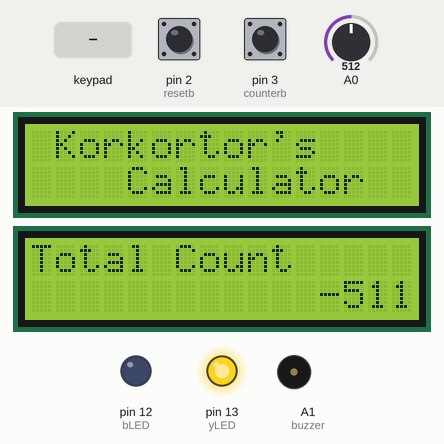
Recording of a sketch running on a simulated Arduino Uno, built with avr-gcc and run on an emulated ATmega328P. Parts: 2 × 16×2 character LCD, output pins drawn as LEDs (lit = HIGH), buzzer (waves = sounding, pin HIGH). Inputs (shaded band) come from the test bench; at power-on: pin 2 (resetb) HIGH, A0 = 512, pin 3 (counterb) HIGH. EEPROM starts erased; what the sketch prints to the serial monitor is not drawn.

Above: at 1.3 s.
1.4 s: keypad keys 1 1 1 0 9 8 * pressed 0.4 s apart
At 4.4 s:
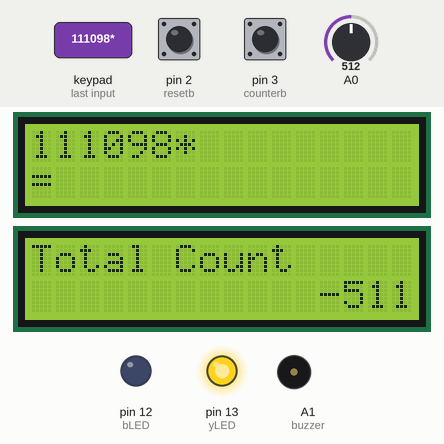
5.7 s: key '+' pressed
7.2 s: key '=' pressed
At 7.9 s:
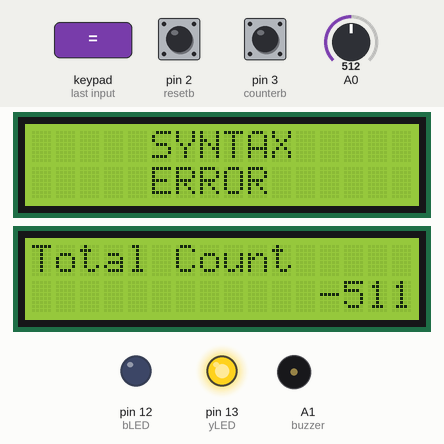
8.7 s: keypad keys 8 / 2 = pressed 0.4 s apart
At 10.2 s:
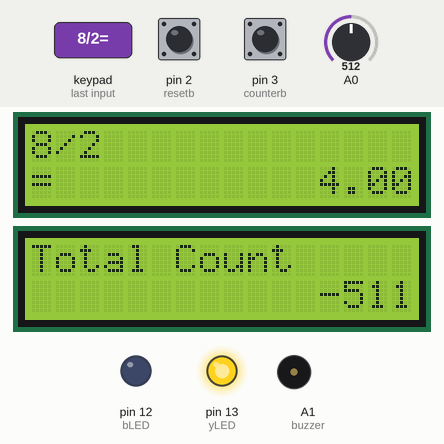
11.8 s: pin 2 (resetb) pulled LOW for 0.15 s
At 13.4 s:
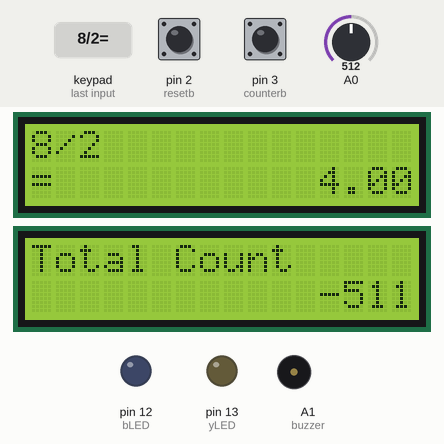
14.9 s: A0 set to 208
17.1 s: A0 set to 179
At 18.4 s:
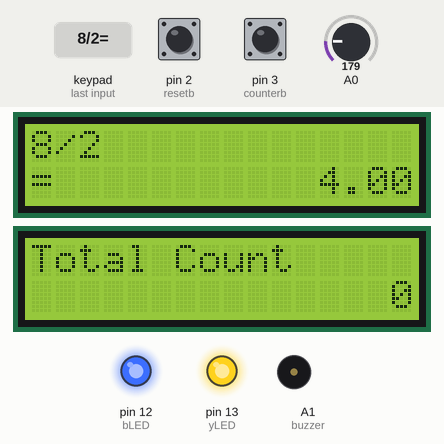
Timing chart, 0 to 19.6 s (numbered marks = the images above; inputs shaded):
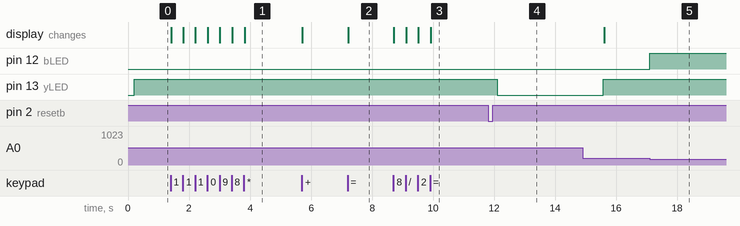

Measured:
- the behaviour switches between 190 and 189 on A0 (found by bisection; images 4 and 5)
- after the input at 1.4 s, the display: first changes at once (image 1 shows a later state)
- after the input at 7.2 s, the display: changes at once (image 2)
- after the input at 8.7 s, the display: first changes at once (image 3 shows a later state)
- after the input at 11.8 s, pin 13 (yLED): HIGH → LOW after 0.30 s
- after the input at 17.1 s, pin 12 (bLED): LOW → HIGH at once

The sketch:

kkt_v2.ino
```cpp
#include <Keypad.h>
#include <EEPROM.h>
#include <Wire.h>
#include <LCD.h>
#include <LiquidCrystal_I2C.h>
#define I2C_ADDR 0x26
#define I2C_ADDR2 0x27
#define bLED 12
#define yLED 13
#define buzzer A1
#define resetb 2
#define counterb 3
#define BACKLIGHT_PIN 3
// -------------------- Calculator var BEGIN -----------------------
LiquidCrystal_I2C lcd(I2C_ADDR, 2, 1, 0, 4, 5, 6, 7);
const byte numRows = 4;
const byte numCols = 4;
unsigned int in1, in2;
float res;
String  input1,input2,func,err,result;
String A, B;
char keymap[numRows][numCols] = {
  {'1', '2', '3', '+'},

  {'4', '5', '6', '-'},

  {'7', '8', '9', '*'},

  {'x', '0', '=', '/'}
};
byte rowPins[numRows] = {11, 10, 9, 8}; //Rows 0 to 3
byte colPins[numCols] = {7, 6, 5, 4}; //Columns 0 to 3
bool inputflag = false;
bool symbolflag = false;
bool resultflag = false;
bool errorflag = false;
//initializes an instance of the Keypad class
Keypad myKeypad = Keypad(makeKeymap(keymap), rowPins, colPins, numRows, numCols);
// -------------------- Calculator var END -----------------------


// -------------------- Counter Var BEGIN ------------------------
LiquidCrystal_I2C lcd2(I2C_ADDR2, 2, 1, 0, 4, 5, 6, 7);
int currentval;
int currentptr= EEPROM.read(0);
int totalval;
bool toUpdate = false;
float LDR;
int but;
int state = LOW;
bool active = false;
int prevstate = HIGH;

// -------------------- Counter Var END ------------------------

// ------------------- Calculator Func BEGIN -------------------

String toSTR(float res) {
  result = String(res);
  if (result.length() > 15 || res == 0xFFFF) {
    errorflag = true;
    err = "OVERFLOW";
  }
  return result;
}

String plus(String input1, String input2) {
  in1 = input1.toInt();
  in2 = input2.toInt();
  res = in1 + in2;
  res = (int)res;
  result = toSTR(res);
  return (result);
}

String minus(String input1, String input2) {
  in1 = input1.toInt();
  in2 = input2.toInt();
  res = in1 - in2;
  result = toSTR(res);
  return (result);
}

String mult(String input1, String input2) {
  in1 = input1.toInt();
  in2 = input2.toInt();
  res = in1 * in2;
  result = toSTR(res);
  return (result);
}

String divi(String input1, String input2) {
  in1 = input1.toInt();
  in2 = input2.toInt();
  res = (float)in1 / (float)in2;
  result = toSTR(res);
  return (result);
}

void reset() {
  symbolflag = false;
  inputflag = false;
  resultflag = false;
  errorflag = false;
  input1 = "";
  input2 = "";
  func = "";
  result = "";
}

void getSymbol(char key) {
  if (key == '+') {
    func = "+";
  }
  else if (key == '-') {
    func = "-";
  }
  else if (key == '*') {
    func = "*";
  }
  else if (key == '/') {
    func = "/";
  }
}

void calculate(String fun) {
  if (fun == "+") {
    result = plus(input1, input2);
  }
  else if (fun == "-") {
    result = minus(input1, input2);
  }
  else if (fun == "*") {
    result = mult(input1, input2);
  }
  else if (fun == "/") {
    result = divi(input1, input2);
  }
  resultflag = true;
  symbolflag = false;
}

// ------------------- Calculator Func BEGIN -------------------

// ------------------- Counter Func BEGIN -------------------

void clearEEPROM(){
  digitalWrite(yLED,LOW);
  digitalWrite(bLED,LOW);
  for (int i = 0 ; i < EEPROM.length() ; i++) {
    EEPROM.write(i, 0);
  }
  EEPROM.write(0, 1);
  //EEPROM.write(1, 254);
  currentptr = 1;
  Serial.println("CLEARED");
  digitalWrite(yLED,HIGH);
  digitalWrite(bLED,state);
  lcd.setCursor(0, 1);
  lcd.print("                ");
  printTotal();
}
int getTotal(){
  int mult;
  Serial.println("In get total "+(String)currentptr);
  if(currentptr == 1){
    mult = 0;
  }
  else{
    mult = currentptr-1;
  }
  totalval= 255*(mult) + EEPROM.read(currentptr);
  //Serial.println("ptr: "+(String)currentptr+" totalval: "+totalval);
  return totalval;
}
void updateCount(){
  digitalWrite(yLED,LOW);
  digitalWrite(bLED,LOW);
  digitalWrite(buzzer,HIGH);
  Serial.println("I'm in updateCount");
  //delay(100);
  currentval = EEPROM.read(currentptr);
  if(currentval<255){
    Serial.println("Case1");
    EEPROM.write(currentptr,currentval+1);
  }
  else{
    currentptr +=1;
    Serial.println("Case2");
    EEPROM.write(0,currentptr);
    EEPROM.write(currentptr,1);
  }
  Serial.println("Case3");
  Serial.println("At "+(String)currentptr+" has "+(String)EEPROM.read(currentptr));
  Serial.println("Calling Print Total");
  delay(500);
  digitalWrite(buzzer,LOW);
  digitalWrite(yLED,HIGH);
  digitalWrite(bLED,HIGH);
  printTotal();

  toUpdate = false;
}
void printTotal(){
  Serial.println("I'm in Print Total");
  String temp=(String)getTotal();
  Serial.println("In printTotal "+(String)getTotal());
  lcd.setCursor(16-temp.length(), 1);
  lcd.print(temp);
}

// ------------------- Counter Func END -------------------

void Interupt (){
  if(active && (digitalRead(3)==0)){
    toUpdate = true;
  }
  else{
    toUpdate = false;
  }
}

void setup() {
  Serial.begin(9600);
  attachInterrupt(digitalPinToInterrupt(3), Interupt, CHANGE);
  // --------------- CALCULATOR SET UP BEGIN -------------
  lcd2.begin (16, 2);
  // Switch on the backlight
  lcd2.setBacklightPin(BACKLIGHT_PIN, POSITIVE);
  lcd2.setBacklight(HIGH);
  lcd2.home ();

  lcd2.setCursor(1, 0);
  lcd2.print("Korkortor's");

  lcd2.setCursor(4, 1);
  lcd2.print("Calculator");
  // --------------- CALCULATOR SET UP END -------------

  // --------------- COUNTER SET UP BEGIN -------------
  currentptr = EEPROM.read(0);
  Serial.println("Start at "+(String)currentptr);
  // ---------------------------------------- LCD SET UP BEGIN
  lcd.begin (16, 2);
  // Switch on the backlight
  lcd.setBacklightPin(BACKLIGHT_PIN, POSITIVE);
  lcd.setBacklight(HIGH);
  lcd.home ();
  lcd.setCursor(0, 0);
  lcd.print("Total Count");
  lcd.print("                ");
  printTotal();
  pinMode(buzzer,OUTPUT);
  pinMode(bLED,OUTPUT);
  pinMode(yLED,OUTPUT);
  pinMode(counterb,INPUT_PULLUP);
  pinMode(resetb,INPUT_PULLUP);
  digitalWrite(yLED, HIGH);
  digitalWrite(bLED, HIGH);
  // --------------- COUNTER SET UP END ---------------
}

void loop() {
  // --------------------  CALCULATOR LOOP BEGIN ---------------------
  char keyPress = myKeypad.getKey();
  if (keyPress != NO_KEY)
  {

    // ---------------------------------------- NUMBER PART BEGIN
    if (keyPress != '+' && keyPress != '-' && keyPress != '*' && keyPress != '/' && keyPress != 'x' && keyPress != '=')  // check that only a number key has been pressed
    {
      if (resultflag == true && symbolflag == false) {
        reset();
      }
      if ( inputflag == false && symbolflag == false)
      {
        input1 += (char)keyPress;
        if(input1.length()>14){
          errorflag = true;
          err = "OVERFLOW";
        }
        //Serial.println(input1);
      }
      else if (inputflag == true && symbolflag == true)
      {
        input2 += (char)keyPress;
        if(input2.length()+input1.length()+1>16){
          errorflag = true;
          err = "OVERFLOW";
        }
      }
    }
    // ---------------------------------------- NUMBER PART END


    // ---------------------------------------- SYMBOL PART BEGIN

    else if (keyPress == '+' || keyPress == '-' || keyPress == '*' || keyPress == '/') {

      // --------------------- Symbol is pressed after calculate BEGIN
      if (resultflag == true) {
        input1 = result;
        inputflag = true;
        getSymbol(keyPress);
        symbolflag = true;
        result = "";
        resultflag = false;
        input2 = "";
      }
      // -------------------- Symbol is pressed after calculate END

      // -------------------- Symbol is pressed after 2nd input BEGIN
      else if (symbolflag == true && input2.length() != 0 && resultflag == false) {
        calculate(func);
        resultflag = false;
        inputflag = true;
        input1 = result;
        input2 = "";
        getSymbol(keyPress);
        symbolflag = true;
      }
      // -------------------- Symbol is pressed after 2nd input END

      // -------------------- Symbol is pressed w/o input1 BEGIN
      else if(input1 == ""){
      errorflag = true;
      err = "SYNTAX";
      }
      // -------------------- Symbol is pressed w/o input1 END


      //--------------------- Normal Case BEGIN
      else {
        symbolflag = true;
        inputflag = true;
        getSymbol(keyPress);
      }
      //--------------------- Normal Case END
    }
    // ---------------------------------------- SYMBOL PART END


    // ---------------------------------------- NORMAL CALCULATE PART BEGIN
    else if (keyPress == '=') {
      if (symbolflag == true && inputflag == true && input2 != "") {
        calculate(func);

      }
      else {
        errorflag = true;
        err = "SYNTAX";
      }
    }
    // ---------------------------------------- NORMAL CALCULATE PART END


    // ---------------------------------------- CLEAR PART BEGIN
    else if (keyPress == 'x') {
      reset();
    }
    // ---------------------------------------- CLEAR PART END


    // ---------------------------------------- LCD PART BEGIN

    if(errorflag){
      lcd2.clear();
      lcd2.setCursor((16-err.length())/2, 0);
      lcd2.print(err);
      String err2 = "ERROR";
      lcd2.setCursor((16-err2.length())/2, 1);
      lcd2.print(err2);
      reset();
    }

    // -------------------------- No Error BEGIN
    else{
      // ----------------- First Line BEGIN
      A = input1 + func + input2;
      lcd2.clear();
      //Serial.println("A: "+ A);
      lcd2.setCursor(0, 0);
      lcd2.print(A);
      // ----------------- First Line END

      // ----------------- Second Line BEGIN
      B = "= " + result;
      //Serial.println("B: "+ B);
      lcd2.setCursor(0, 1);
      lcd2.print("=");
      lcd2.setCursor(16 - result.length(), 1);
      lcd2.print(result);
      // ----------------- Second Line END
    }
    // -------------------------- No Error END
    // ---------------------------------------- LCD PART END
  }
// --------------------  CALCULATOR LOOP END -----------------


 // --------------------  COUNTER LOOP BEGIN -----------------
  LDR = analogRead(A0);
  //Serial.println("LDR value : "+ (String)LDR);
  if(LDR < 190){
    active = true;
    digitalWrite(bLED, HIGH);
    state = HIGH;
  }
  else{
    active = false;
    digitalWrite(bLED, LOW);
    state = LOW;
  }
  /*if(active){
    but = digitalRead(counterb);
    if(but==0 && prevstate == HIGH){
      delay(300);
      updateCount();
      prevstate = LOW;
    }
    else if (but ==1){
      prevstate = HIGH;
    }
  }*/
  if(toUpdate){
    updateCount();
  }
  int but2 = digitalRead(resetb);
  if(but2 == 0){
    delay(300);
    clearEEPROM();
  }

 // --------------------  COUNTER LOOP END -----------------

}
```
